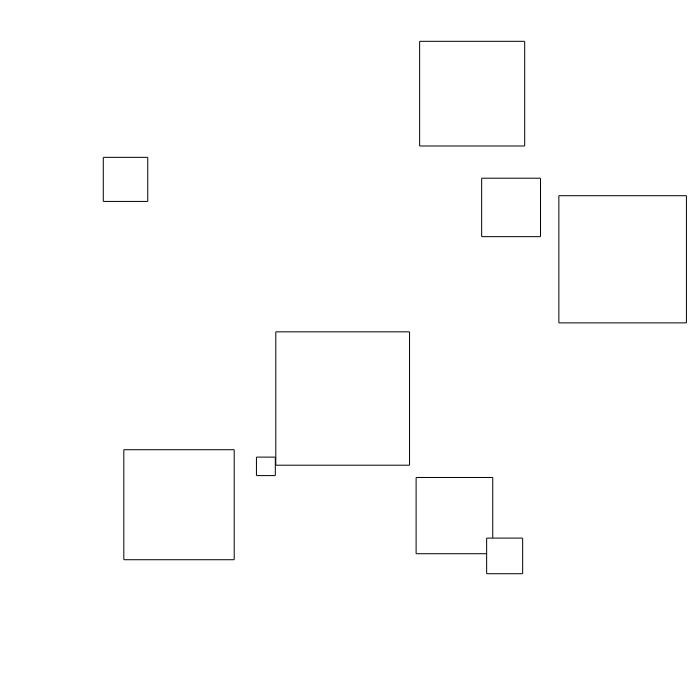
Frame 1 (no input)
Frame 60 (no input): identical to frame 1, image omitted
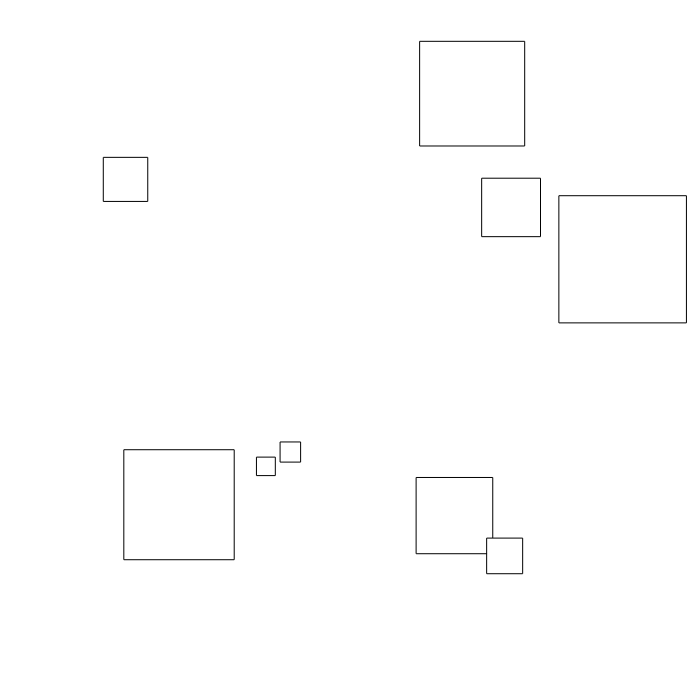
Frame 120 (the mouse pressed at the canvas centre since frame 60)

The p5.js sketch that drew these frames (run headless with seeded random() and noise() and a simulated clock; from frame 60 on, the mouse is pressed at the canvas centre):

// p5.js sketch
// ── sketch.js
var bubbles = []

function setup() {
  createCanvas(700, 700)
  for(var i=0; i<10;i++){
  bubbles.push(new Bubble())
  }
}

function draw() {
  background(255);
  
 

  for (var i = 0; i < bubbles.length; i++) {
 
    rect(bubbles[i].x, bubbles[i].y, bubbles[i].sz, bubbles[i].sz)
    // bubbles[i].move();
  }

}

function Bubble() {
  this.sz = random(10, 150);
  this.x = random(width - 100);
  this.y = random(height - 100);
  // this.move = function() {
  //   this.x += random(-5, 5);
  //   this.y += random(-1, 1)
  // };
}

function mousePressed() {
  for (var i = 0; i < bubbles.length; i++) {
    if (bubbles[i].x-mouseX < 1 && bubbles[i].y - mouseY < 1 && bubbles[i].x - mouseX > -1 * bubbles[i].sz && bubbles[i].y - mouseY > -1 * bubbles[i].sz){
      bubbles.splice([i], 1)


    }
  }

}
